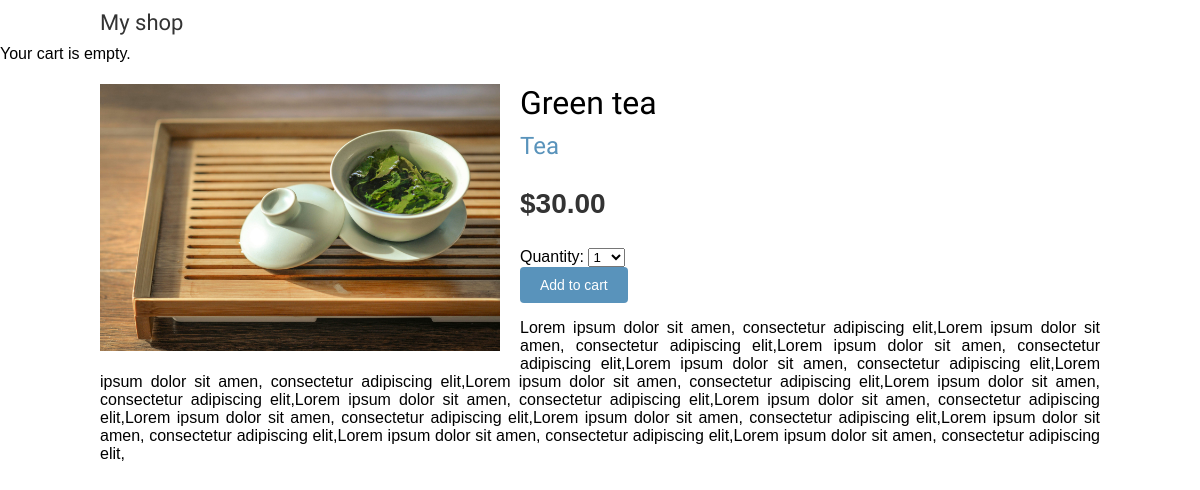
Page /1/green-tea/ on the committed database.
### shop/models.py (models this page shows, shortened)
class Product(models.Model):
    category = models.ForeignKey(
        Category,
        related_name='products',
        on_delete=models.CASCADE
    )
    name = models.CharField(max_length=200)
    slug = models.SlugField(max_length=200)
    image = models.ImageField(
        upload_to='products/%Y/%m/%d',
        blank=True
    )
    description = models.TextField(blank=True)
    price = models.DecimalField(max_digits=10, decimal_places=2)
    available = models.BooleanField(default=True)
    created = models.DateTimeField(auto_now_add=True)
    updated = models.DateTimeField(auto_now=True)
    class Meta:
        ordering = ['name']
        indexes = [
            models.Index(fields=['id', 'slug']),
            models.Index(fields=['name']),
            models.Index(fields=['-created']),
        ]

class Category(models.Model):
    name = models.CharField(max_length=200)
    slug = models.SlugField(max_length=200, unique=True)
    class Meta:
        ordering = ['name']
        indexes = [models.Index(fields=['name']),
                   ]
        verbose_name = 'category'
        verbose_name_plural = 'categories'
    def get_absolute_url(self):
        return reverse(
            'shop:product_list_by_category', args=[self.slug]
        )
    def __str__(self):
        return self.name

### shop/views.py (the view)
# urls.py: path('<int:id>/<slug:slug>/', views.product_detail, name='product_detail'),
def product_detail(request, id, slug):
    product = get_object_or_404(
        Product,
        id=id,
        slug=slug,
        available=True
    )
    cart_product_form = CartAddProductForm()
    return render(
        request,
        'shop/product/detail.html', {'product': product, 'cart_product_form': cart_product_form}
    )

### cart/forms.py
class CartAddProductForm(forms.Form):
    quantity = forms.TypedChoiceField(
        choices=PRODUCT_QUANTITY_CHOICES,
        coerce=int
    )
    override = forms.BooleanField(
        required=False,
        initial=False,
        widget=forms.HiddenInput
    )

### cart/cart.py (called while the page is built)
    def __len__(self):
        return sum(item['quantity'] for item in self.cart.values())

### cart/context_processors.py (called while the page is built)
def cart(request):
    return {'cart': Cart(request)}

### shop/templates/shop/product/detail.html (shortened to what this page needs)
{% extends "shop/base.html" %}
{% load static %}
{% block content %}
<div class="product-detail">
    <img src="{% if product.image %}{{ product.image.url }}{% else %}{% static 'img/no_image.png' %}{% endif %}" alt="">
    <h1>{{ product.name }}</h1>
    <h2>
        <a href="{{ product.category.get_absolute_url }}">
            {{ product.category }}
        </a>
    </h2>
    <p class="price">${{ product.price }}</p>
    <form action="{% url 'cart:cart_add' product.id %}" method="post">
        {{ cart_product_form }}
        <input type="submit" value="Add to cart">
    </form>
    {{ product.description|linebreaks }}
</div>
{% endblock %}

### shop/static/css/base.css (style rules this page uses)
body { margin:0; padding:0; font-family:helvetica, sans-serif; }
h1, h2, h3, h4, h5 , h6 { font-family: 'Ubuntu', sans-serif; font-weight:normal; }
a { text-decoration:none; color:#5993bb; }
a.button, input[type="submit"] { color:#fff; background:#5993bb; border-radius:4px; padding:10px 20px; font-size:14px; border:0; }
.product-detail { text-align:justify; }
.product-detail .price { color:#333; font-size:28px; font-weight:bold; }
.product-detail img { width:40%; float:left; padding:0 20px 20px 0; }
.product-detail h1 { margin-bottom:0; }
.product-detail h2 { margin-top:10px; }

### rows in the picture
Product: image (picture), name "Green tea", category "Tea", price "30.00", description "Lorem ipsum dolor sit amen, consectetur adipiscing elit,Lorem ipsum dolor sit amen, consectetur adipiscing elit,Lorem ipsum dolor sit amen, consectetur adipiscing elit,Lorem ipsum dolor sit amen, consectetur adipiscing elit,Lorem ipsum dolor sit amen, consectetur adipiscing elit,Lorem ipsum dolor sit amen, consectetur adipiscing elit,Lorem ipsum dolor sit amen, consectetur adipiscing elit,Lorem ipsum dolor sit amen, consectetur adipiscing elit,Lorem ipsum dolor sit amen, consectetur adipiscing elit,Lorem ipsum dolor sit amen, consectetur adipiscing elit,Lorem ipsum dolor sit amen, consectetur adipiscing elit,Lorem ipsum dolor sit amen, consectetur adipiscing elit,Lorem ipsum dolor sit amen,…"
